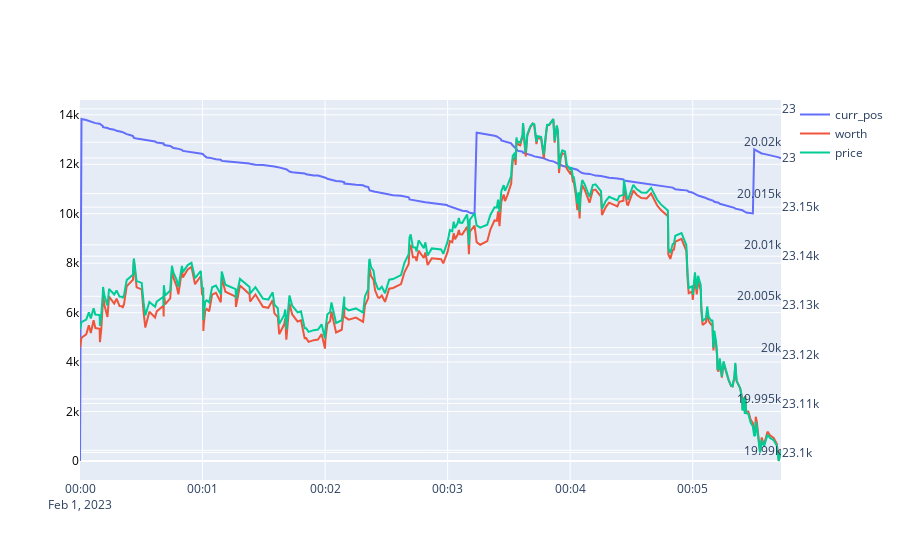

The notebook cell this image was saved under:
### Code cell
import plotly.graph_objects as go

fig = go.Figure(layout=go.Layout(xaxis={'spikemode': 'across'}))
fig.add_trace(go.Scatter(x=details_df['timestamp'], y=details_df['curr_pos'], name='curr_pos', yaxis="y1"))
fig.add_trace(go.Scatter(x=details_df['timestamp'], y=details_df['worth'], name='worth', yaxis="y2"))
fig.add_trace(go.Scatter(x=details_df['timestamp'], y=details_df['price'], name='price', yaxis="y3"))

fig.update_layout(
            yaxis=dict(
                titlefont=dict(
                    color="#000000"
                ),
                tickfont=dict(
                    color="#000000"
                )
            ),
            yaxis2=dict(
                anchor="free",
                overlaying="y",
                side="left",
                position=1
            ),
            yaxis3=dict(
                anchor="free",
                overlaying="y",
                side="right",
                position=1
            )
            )

### Figure 1 — Plotly figure (JSON) as saved in the notebook; plotly's stock layout.template omitted (floating-point values rounded to 4 significant figures; data arrays with more than 128 entries replaced by an {"elided": "..."} marker saying what was removed)
{"data": [{"name": "curr_pos", "type": "scatter", "x": {"elided": "300 str values"}, "y": {"elided": "300 float values"}, "yaxis": "y"}, {"name": "worth", "type": "scatter", "x": {"elided": "300 str values"}, "y": {"elided": "300 float values"}, "yaxis": "y2"}, {"name": "price", "type": "scatter", "x": {"elided": "300 str values"}, "y": {"elided": "300 float values"}, "yaxis": "y3"}], "layout": {"xaxis": {"spikemode": "across"}, "yaxis": {"tickfont": {"color": "#000000"}, "title": {"font": {"color": "#000000"}}}, "yaxis2": {"anchor": "free", "overlaying": "y", "position": 1, "side": "left"}, "yaxis3": {"anchor": "free", "overlaying": "y", "position": 1, "side": "right"}}}
